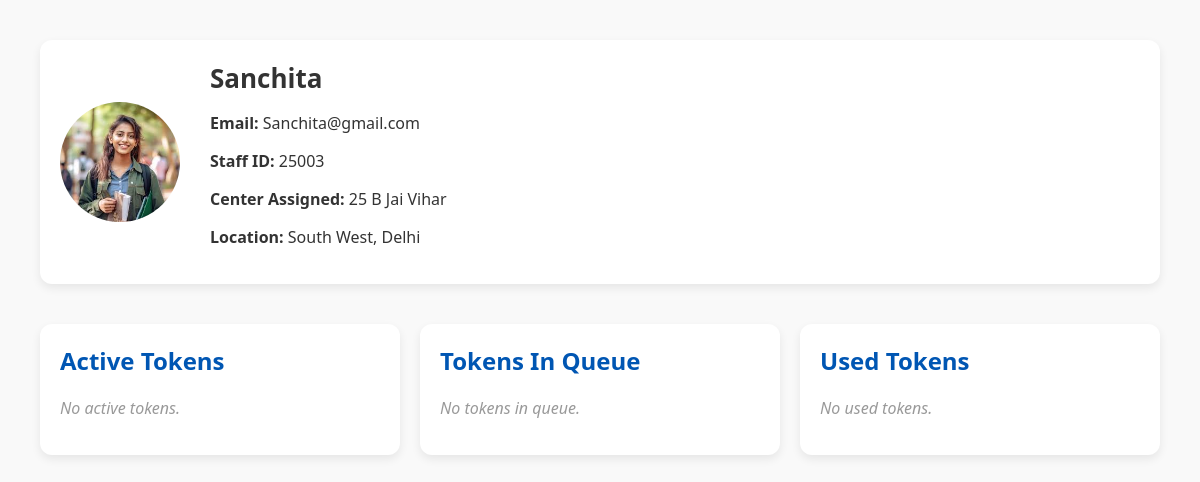
Before: /showStaffDashboard/17 (signed in) with the older database file.
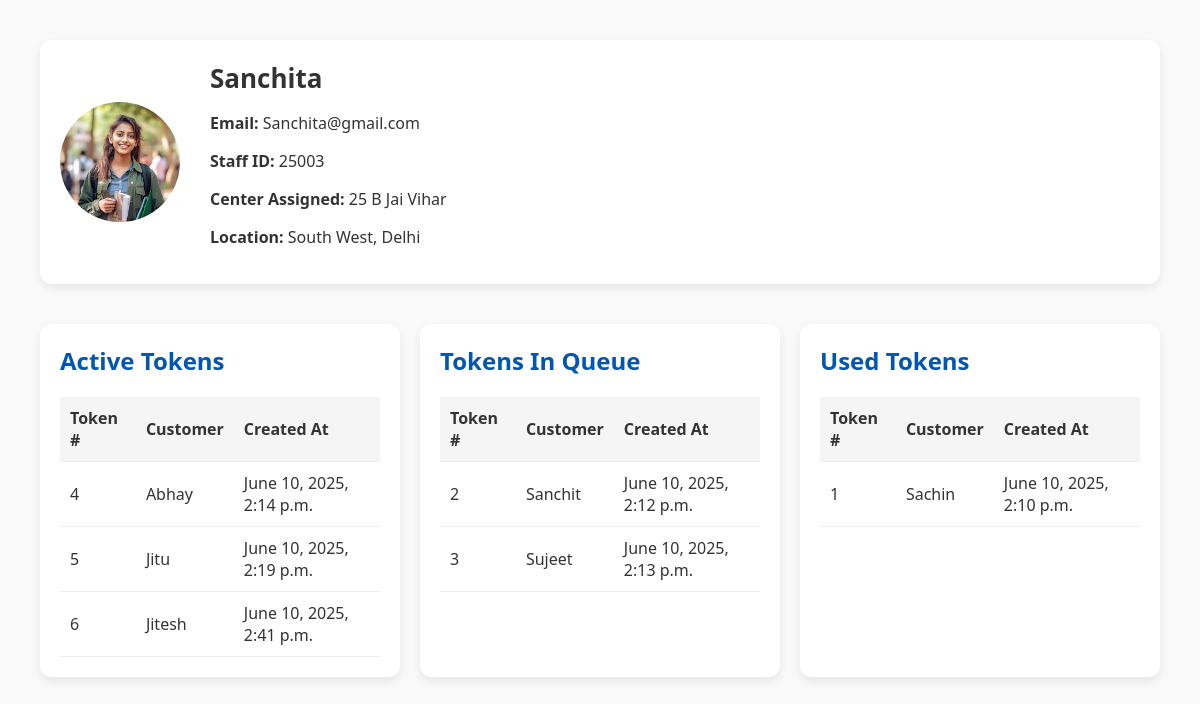
After: the same page with the newer database file.
### Customer/models.py (models this page shows, shortened)
class Token(models.Model):
    customer = models.ForeignKey(CustomUser, on_delete=models.CASCADE, related_name='customer_tokens')
    staff = models.ForeignKey(CustomUser, on_delete=models.CASCADE, related_name='staff_tokens')
    token_number = models.PositiveIntegerField()
    is_active = models.BooleanField(default=True)
    in_queue=models.BooleanField(default=False)
    is_used=models.BooleanField(default=False)
    created_at = models.DateTimeField(default=timezone.now)

class CustomUser(AbstractUser):
    ROLE_CHOICES = (
        ('customer', 'Customer'),
        ('staff', 'Staff'),
    )
    role = models.CharField(max_length=10, choices=ROLE_CHOICES)

### Customer/views.py (the view)
# urls.py: path('showStaffDashboard/<int:staff_id>',views.showStaffDashBoard,name='showStaffDashboard'),
@login_required
def showStaffDashBoard(request, staff_id):
    user = get_object_or_404(CustomUser, id=staff_id)
    staff_profile = get_object_or_404(StaffProfile, user=user)
    tokenActive = Token.objects.filter(is_active=True, staff=user, is_used=False, in_queue=False)
    tokenInQueue = Token.objects.filter(is_active=True, staff=user, is_used=False, in_queue=True)
    tokenUsed = Token.objects.filter(is_active=True, staff=user, is_used=True)
    return render(request, 'Customer/showStaffDashboard.html', {
        'staff': user,
        'staff_profile': staff_profile,
        'tokenActive': tokenActive,
        'tokenInQueue': tokenInQueue,
        'tokenUsed': tokenUsed,
    })

### Customer/templates/Customer/showStaffDashboard.html (shortened to what this page needs)
<!DOCTYPE html>
<html>
<head>
</head>
<body>
    <div class="profile-header">
        <img src="{{ staff_profile.image.url }}" alt="Staff Image" width="150" height="150" style="border-radius: 50%;">
        <div>
            <h1>{{ staff.username }}</h1>
            <p><strong>Email:</strong> {{ staff.email }}</p>
            <p><strong>Staff ID:</strong> {{ staff_profile.staff_id }}</p>
            <p><strong>Center Assigned:</strong> {{ staff_profile.center_assigned }}</p>
            <p><strong>Location:</strong> {{ staff_profile.district }}, {{ staff_profile.state }}</p>
        </div>
    </div>
    <div class="token-sections">
        <div class="token-box">
            <h2>Active Tokens</h2>
            {% if tokenActive %}
                <table>
                    <tr>
                        <th>Token #</th>
                        <th>Customer</th>
                        <th>Created At</th>
                    </tr>
                    {% for token in tokenActive %}
                    <tr>
                        <td>{{ token.token_number }}</td>
                        <td>{{ token.customer.username }}</td>
                        <td>{{ token.created_at }}</td>
                    </tr>
                    {% endfor %}
                </table>
            {% else %}
                <p class="no-data">No active tokens.</p>
            {% endif %}
        </div>
        <div class="token-box">
            <h2>Tokens In Queue</h2>
            {% if tokenInQueue %}
                <table>
                    <tr>
                        <th>Token #</th>
                        <th>Customer</th>
                        <th>Created At</th>
                    </tr>
                    {% for token in tokenInQueue %}
                    <tr>
                        <td>{{ token.token_number }}</td>
                        <td>{{ token.customer.username }}</td>
                        <td>{{ token.created_at }}</td>
                    </tr>
                    {% endfor %}
                </table>
            {% else %}
                <p class="no-data">No tokens in queue.</p>
            {% endif %}
        </div>
        <div class="token-box">
            <h2>Used Tokens</h2>
            {% if tokenUsed %}
                <table>
                    <tr>
                        <th>Token #</th>
                        <th>Customer</th>
                        <th>Created At</th>
                    </tr>
                    {% for token in tokenUsed %}
                    <tr>
                        <td>{{ token.token_number }}</td>
                        <td>{{ token.customer.username }}</td>
                        <td>{{ token.created_at }}</td>
                    </tr>
                    {% endfor %}
                </table>
            {% else %}
                <p class="no-data">No used tokens.</p>
            {% endif %}
        </div>
    </div>
</body>
</html>

Changed rows visible on the page:
added Token: token_number "4", customer.username "Abhay", created_at "June 10, 2025, 2:14 p.m.", shown under "Active Tokens"
added Token: token_number "5", customer.username "Jitu", created_at "June 10, 2025, 2:19 p.m.", shown under "Active Tokens"
added Token: token_number "6", customer.username "Jitesh", created_at "June 10, 2025, 2:41 p.m.", shown under "Active Tokens"
added Token: token_number "2", customer.username "Sanchit", created_at "June 10, 2025, 2:12 p.m.", shown under "Tokens In Queue"
added Token: token_number "3", customer.username "Sujeet", created_at "June 10, 2025, 2:13 p.m.", shown under "Tokens In Queue"
added Token: token_number "1", customer.username "Sachin", created_at "June 10, 2025, 2:10 p.m.", shown under "Used Tokens"
Other visible differences:
text no longer shown: "No active tokens. No tokens in queue. No used tokens."
text now shown: "Token # Customer Created At Token # Customer Created At Token # Customer Created At"
